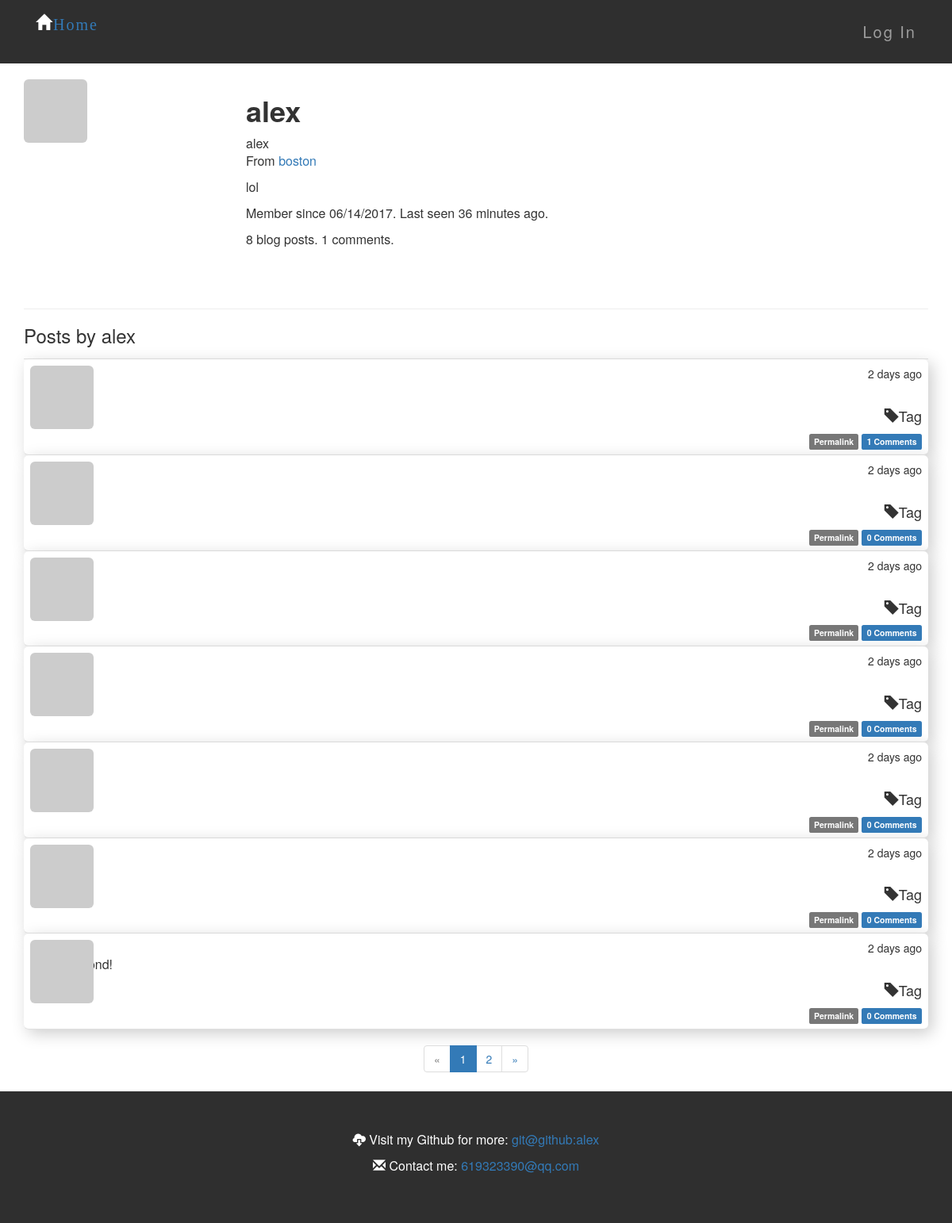
The app's page /user/alex with its own data.
### app/models.py (models this page shows, shortened)
class User(UserMixin,db.Model):
    __tablename__ = 'users'
    sqlite_autoincrement = True
    id = db.Column(db.Integer, primary_key=True)
    email = db.Column(db.String(64), unique=True, index=True)
    username = db.Column(db.String(64), unique=True, index=True)
    role_id = db.Column(db.Integer, db.ForeignKey('roles.id'))
    password_hash = db.Column(db.String(128))
    confirmed = db.Column(db.Boolean, default=False)
    name = db.Column(db.String(64))
    location = db.Column(db.String(64))
    about_me = db.Column(db.Text())
    member_since = db.Column(db.DateTime(), default=datetime.utcnow)
    last_seen = db.Column(db.DateTime(), default=datetime.utcnow)
    avatar_hash = db.Column(db.String(32))
    posts = db.relationship('Post', backref='author', lazy='dynamic')  # posts和comments都需要关联author才行，所以两个都有
    comments = db.relationship('Comment', backref='author', lazy='dynamic')
    @property
    def password(self):  # 若尝试读取password的值会返回属性错误，因为生成了散列值后不能还原
        raise AttributeError('password is not a readable attribute')
    def gravatar(self, size=100, default='identicon', rating='g'):
        if request.is_secure:
            url = 'https://secure.gravatar.com/avatar'
        else:
            url = 'http://cn.gravatar.com/avatar'
        hash = self.avatar_hash or hashlib.md5(self.email.encode('utf-8')).hexdigest()
        return '{url}/{hash}?s={size}&d={default}&r={rating}'.format(
            url=url, hash=hash, size=size, default=default, rating=rating)

class Post(db.Model):
    __tablename__ = 'posts'
    id = db.Column(db.Integer, primary_key=True)
    body = db.Column(db.Text)
    timestamp = db.Column(db.DateTime, index=True, default=datetime.utcnow)  # 有默认值
    author_id = db.Column(db.Integer, db.ForeignKey('users.id'))
    body_html = db.Column(db.Text)
    comments = db.relationship('Comment', backref='post', lazy='dynamic')

### app/main/views.py (the view)
@main.route('/user/<username>')
def user(username):
    user = User.query.filter_by(username=username).first_or_404()  # 非常简洁的写法
    page = request.args.get('page', 1, type=int)
    pagination = user.posts.order_by(Post.timestamp.desc()).paginate(
        page, per_page=7,
        error_out=False)
    posts = pagination.items
    return render_template('user.html', user=user, posts=posts,
                           pagination=pagination)

### app/auth/views.py (called while the page is built)
@auth.before_app_request
def before_request():
    if current_user.is_authenticated:
        current_user.ping()
        if not current_user.confirmed \
                and request.endpoint[:5] != 'auth.' \
                and request.endpoint != 'static':
            return redirect(url_for('auth.unconfirmed'))

### app/main/__init__.py (called while the page is built)
@main.app_context_processor  # 把permission类加入模板
def inject_permissions():
    return dict(Permission=Permission)

### app/models.py (called while the page is built)
    def is_administrator(self):
        return False

### app/templates/user.html (shortened to what this page needs)
{% extends "base.html" %}
{% import "_macros.html" as macros %}
{% block post_content %}
<div class="page-header">
    <img class="img-rounded profile-thumbnail" src="{{ user.gravatar(size=256) }}">
    <div class="profile-header">
        <h1>{{ user.username }}</h1>
        {% if user.name or user.location %}
        <p>
            {% if user.name %}{{ user.name }}<br>{% endif %}
            {% if user.location %}
                From <a href="http://maps.google.com/?q={{ user.location }}">{{ user.location }}</a><br>
            {% endif %}
        </p>
        {% endif %}
        {% if user.about_me %}<p>{{ user.about_me }}</p>{% endif %}
        <p>Member since {{ moment(user.member_since).format('L') }}. Last seen {{ moment(user.last_seen).fromNow() }}.</p>
        <p>{{ user.posts.count() }} blog posts. {{ user.comments.count() }} comments.</p>
    </div>
</div>
<h3>Posts by {{ user.username }}</h3>
{% include '_posts.html' %}
{% if pagination %}
<div class="pagination">
    {{ macros.pagination_widget(pagination, '.user', username=user.username) }}
</div>
{% endif %}
{% endblock %}

### app/templates/base.html (shortened to what this page needs)
{% extends "bootstrap/base.html" %}
{% block head %}
{{ super() }}
<link rel="stylesheet" type="text/css" href="{{ url_for('static', filename='styles.css') }}">
{% endblock %}
{% block navbar %}
<div class="navbar navbar-inverse bg-4" role="navigation">
    <div class="container bg-4">
        <div class="navbar-collapse collapse">
            <ul class="nav navbar-nav">
                <li>
                    <span class="glyphicon glyphicon-home"><a href="{{ url_for('main.index') }}">Home</a></span>
                </li>
            </ul>
            <ul class="nav navbar-nav navbar-right">
                {% if current_user.is_authenticated %}
                <li class="dropdown">
                    <a href="#" class="dropdown-toggle" data-toggle="dropdown">
                        <img src="{{ current_user.gravatar(size=18) }}">
                        {{ current_user.name }} <b class="caret"></b>
                    </a>
                    <ul class="dropdown-menu">
                        <li><a href="{{ url_for('auth.logout') }}">Log Out</a></li>
                    </ul>
                </li>
                {% else %}
                <li><a href="{{ url_for('auth.login') }}">Log In</a></li>
                {% endif %}
            </ul>
        </div>
    </div>
</div>
{% endblock %}
{% block content %}
<div class="container">
{% block post_content %}{% endblock %}
</div>
<footer class="container-fluid bg-4 text-center">
  <p><span class="glyphicon glyphicon-cloud-download"></span> Visit my Github for more:
    <a href="http://www.github.com/tknnn" target="_blank">
      git@github:alex
    </a>
  </p>
  <p> <span class="glyphicon glyphicon-envelope"></span> Contact me: <a href="mailto:619323390@qq.com ">619323390@qq.com </a></p>
</footer>
{% endblock %}

### app/templates/_macros.html
{% macro pagination_widget(pagination, endpoint, fragment='') %}
<ul class="pagination">
    <li {% if not pagination.has_prev %} class="disabled"{% endif %}>
        <a href="{% if pagination.has_prev %}{{ url_for(endpoint, page=pagination.prev_num, **kwargs) }}{{ fragment }}{% else %}#{% endif %}">
            &laquo;
        </a>
    </li>
    {% for p in pagination.iter_pages() %}
        {% if p %}
            {% if p == pagination.page %}
            <li class="active">
                <a href="{{ url_for(endpoint, page = p, **kwargs) }}{{ fragment }}">{{ p }}</a>
            </li>
            {% else %}
            <li>
                <a href="{{ url_for(endpoint, page = p, **kwargs) }}{{ fragment }}">{{ p }}</a>
            </li>
            {% endif %}
        {% else %}
        <li class="disabled"><a href="#">&hellip;</a></li>
        {% endif %}
    {% endfor %}
    <li {% if not pagination.has_next %} class="disabled"{% endif %}>
        <a href="{% if pagination.has_next %}{{ url_for(endpoint, page=pagination.next_num, **kwargs) }}{{ fragment }}{% else %}#{% endif %}">
            &raquo;
        </a>
    </li>
</ul>
{% endmacro %}

### app/templates/_posts.html (shortened to what this page needs)
<ul class="posts">
    {% for post in posts %}
    <li class="post shadow frame">
        <div class="post-thumbnail">
            <a href="{{ url_for('.user', username=post.author.username) }}">
                <img class="img-rounded profile-thumbnail" src="{{ post.author.gravatar(size=40) }}">
            </a>
        </div>
        <div class="post-content">
            <div class="post-date">{{ moment(post.timestamp).fromNow() }}</div>
            <div class="post-author"><a href="{{ url_for('.user', username=post.author.username) }}">{{ post.author.username }}</a></div>
            <div class="post-body">
                {% if post.body_html %}
                    {{ post.body_html | safe }}
                {% else %}
                    {{ post.body }}
                {% endif %}
            </div>
            <div class="post-footer">
                <h4><span class="glyphicon glyphicon-tag"></span>Tag</h4>
                <a href="{{ url_for('.post', id=post.id) }}">
                    <span class="label label-default">Permalink</span>
                </a>
                <a href="{{ url_for('.post', id=post.id) }}#comments">
                    <span class="label label-primary">{{ post.comments.count() }} Comments</span>
                </a>
            </div>
        </div>
    </li>
    {% endfor %}
</ul>

### app/static/styles.css (style rules this page uses)
.container-fluid { padding-top: 50px; padding-bottom: 50px; }
.shadow { box-shadow: 5px 5px 20px #CCC; }
.frame { border-radius: 6px; }
.page-header { padding-top: 20px; margin: 0 0 20px; }
.navbar { padding-top: 15px; padding-bottom: 15px; border: 0; border-radius: 0; margin-bottom: 0; }
.profile-thumbnail { position: absolute; }
.profile-header { min-height: 260px; margin-left: 280px; }
ul.posts { list-style-type: none; padding: 0px; margin: 16px 0px 0px 0px; border-top: 1px solid #e0e0e0; }
ul.posts li.post { padding: 8px; border-bottom: 1px solid #e0e0e0; }
div.post-date { float: right; }
div.post-author { font-weight: bold; }
div.post-thumbnail { position: absolute; }
div.post-content { margin-left: 48px; min-height: 48px; }
div.post-footer { text-align: right; }
div.pagination { width: 100%; text-align: center; padding: 0px; margin: 0px; }

### app/static/typography.css (style rules this page uses)
h1,h2,h3,h4,h5 { font-weight: bold; }
p { font-size: 16px; }
.navbar { font-size: 20px; letter-spacing: 2px; }
.post-body h1,h2,h3,h4,h5 { font-weight: normal; }
div.post-footer { text-align: right; }

### app/static/color.css (style rules this page uses)
.frame { background-color: #FFF; }
.bg-4 { background-color: #2f2f2f; color: #ffffff; }

### records on screen
User: username "alex", name "alex", location "boston", about_me "lol", member_since "06/14/2017", last_seen "36 minutes ago"
Post: timestamp "2 days ago", comments.count "1"
Post: timestamp "2 days ago", comments.count "0"
Post: timestamp "2 days ago", comments.count "0"
Post: timestamp "2 days ago", comments.count "0"
Post: timestamp "2 days ago", comments.count "0"
Post: timestamp "2 days ago", comments.count "0"
Post: timestamp "2 days ago", comments.count "0"

### other values on screen
{{ user.posts.count() }} "8"
{{ user.comments.count() }} "1"
{{ p }} "1"
{{ p }} "2"
